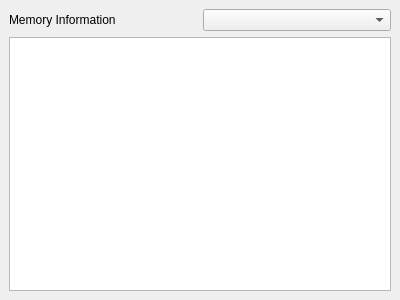
<?xml version="1.0" encoding="UTF-8"?>
<ui version="4.0">
 <class>HardwareMEMModule</class>
 <widget class="QWidget" name="HardwareMEMModule">
  <property name="geometry">
   <rect>
    <x>0</x>
    <y>0</y>
    <width>400</width>
    <height>300</height>
   </rect>
  </property>
  <property name="windowTitle">
   <string>Form</string>
  </property>
  <layout class="QVBoxLayout" name="verticalLayout">
   <property name="margin">
    <number>0</number>
   </property>
   <item>
    <widget class="QScrollArea" name="HardwareMemWidget">
     <property name="frameShape">
      <enum>QFrame::NoFrame</enum>
     </property>
     <property name="widgetResizable">
      <bool>true</bool>
     </property>
     <widget class="QWidget" name="scrollAreaWidgetContents">
      <property name="geometry">
       <rect>
        <x>0</x>
        <y>0</y>
        <width>400</width>
        <height>300</height>
       </rect>
      </property>
      <layout class="QGridLayout" name="gridLayout">
       <item row="0" column="0">
        <widget class="QLabel" name="hardwareMEMLabel">
         <property name="text">
          <string>Memory Information</string>
         </property>
        </widget>
       </item>
       <item row="0" column="1">
        <widget class="QComboBox" name="hardwareMEMComboBox"/>
       </item>
       <item row="1" column="0" colspan="2">
        <widget class="QTreeView" name="hardwareMEMTreeView"/>
       </item>
      </layout>
     </widget>
    </widget>
   </item>
  </layout>
 </widget>
 <resources/>
 <connections/>
</ui>
